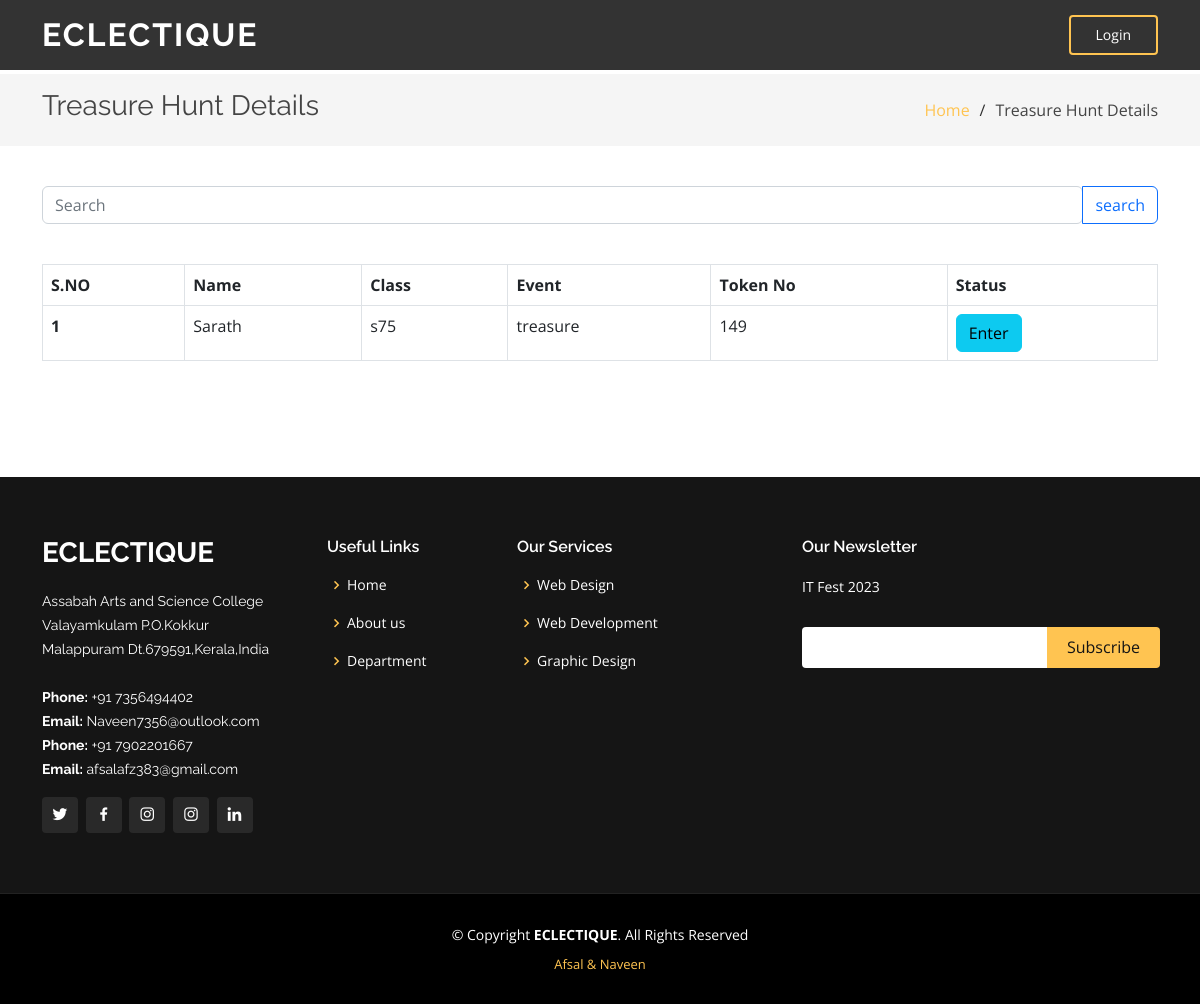
/treasure_view, run on the app's committed database.
### tables this page shows
CREATE TABLE user(user_id INTEGER PRIMARY KEY AUTOINCREMENT, name TEXT, class TEXT, event TEXT, status TEXT);

### app.py (the view)
@app.route("/treasure_view")
def treasure_view():
    res = db.execute("SELECT * FROM user WHERE event = ? ORDER BY status DESC", "treasure")
    return render_template("admin/treasure.html", data=res)

### templates/admin/treasure.html (shortened to what this page needs)
<!DOCTYPE html>
<html lang="en">
<head>
  <link href="/static/assets/vendor/aos/aos.css" rel="stylesheet">
  <link href="/static/assets/vendor/bootstrap/css/bootstrap.min.css" rel="stylesheet">
  <link href="/static/assets/vendor/bootstrap-icons/bootstrap-icons.css" rel="stylesheet">
  <link href="/static/assets/vendor/boxicons/css/boxicons.min.css" rel="stylesheet">
  <link href="/static/assets/vendor/glightbox/css/glightbox.min.css" rel="stylesheet">
  <link href="/static/assets/vendor/remixicon/remixicon.css" rel="stylesheet">
  <link href="/static/assets/vendor/swiper/swiper-bundle.min.css" rel="stylesheet">
  <link href="/static/assets/css/style.css" rel="stylesheet">
</head>
<body>
  <body>
    <header id="header" class="fixed-top header-inner-pages">
      <div class="container d-flex align-items-center justify-content-lg-between">
        <h1 class="logo me-auto me-lg-0"><a href="/">ECLECTIQUE</a></h1>
        <a href="#about" class="get-started-btn scrollto">Login</a>
      </div>
    </header>
    <main id="main">
      <section id="breadcrumbs" class="breadcrumbs">
        <div class="container">
          <div class="d-flex justify-content-between align-items-center">
            <h2>Treasure Hunt Details</h2>
            <ol>
              <li><a href="/">Home</a></li>
              <li>Treasure Hunt Details</li>
            </ol>
          </div>
        </div>
      </section>
      <section id="portfolio-details" class="portfolio-details">
        <div id="services" class="contact-area">
          <div class="contact-inner area-padding">
            <div class="container ">
              <div class="row">
                <form method="post" action="/treasure_view_post">
                  <div class="input-group">
                    <input type="search" name="name" class="form-control rounded" placeholder="Search" aria-label="Search" aria-describedby="search-addon" />
                    <button type="submit" class="btn btn-outline-primary">search</button>
                  </div>
                  <p>&nbsp;</p>
                  <div class="table-responsive">
                  <table class="table table-bordered">
                    <tr>
                      <th>S.NO</th>
                      <th>Name</th>
                      <th>Class</th>
                      <th>Event</th>
                      <th>Token No</th>
                      <th>Status</th>
                    </tr>
                    {% for i in data %}
                    <tr>
                      <th>{{loop.index}}&nbsp;</th>
                      <td>{{i["name"]}}&nbsp;</td>
                      <td>{{i["class"]}}&nbsp;</td>
                      <td>{{i["event"]}}</td>
                      <td>{{i["user_id"]}}</td>
                      <td>
                        {% if i.status == 'pending' %}
                        <a href="/t_participate/{{ i['user_id'] }}"><input class="btn btn-info" type="button" value="Enter"></a>
                        {% else %}
                        Participated
                        {% endif %}
                      </td>
                    </tr>
                    {% endfor %}
                  </table>
                </div>
                  <p>&nbsp;</p>
                  </form>
              </div>
            </div>
      </div>
       </div>
      </section>
    </main>
    <footer id="footer">
      <div class="footer-top">
        <div class="container">
          <div class="row">
            <div class="col-lg-3 col-md-6">
              <div class="footer-info">
                <h3>ECLECTIQUE</h3>
                <p>
                  Assabah Arts and Science College <br>
                  Valayamkulam P.O.Kokkur<br>
                  Malappuram Dt.679591,Kerala,India<br><br>
                  <strong>Phone:</strong> +91 7356494402<br>
                  <strong>Email:</strong> Naveen7356@outlook.com<br>
          <strong>Phone:</strong> +91 7902201667<br>
                  <strong>Email:</strong> afsalafz383@gmail.com<br>
                </p>
                <div class="social-links mt-3">
                  <a href="https://twitter.com/i/flow/login" class="twitter"><i class="bx bxl-twitter"></i></a>
                  <a href="https://www.facebook.com/naveen.c.7796" class="facebook"><i class="bx bxl-facebook"></i></a>
                  <a href="https://instagram.com/naveen_.c?igshid=YmMyMTA2M2Y=" class="instagram"><i class="bx bxl-instagram"></i></a>
                  <a href="#" class="instagram"><i class="bx bxl-instagram"></i></a>
                  <a href="https://www.linkedin.com/login" class="linkedin"><i class="bx bxl-linkedin"></i></a>
                </div>
              </div>
            </div>
            <div class="col-lg-2 col-md-6 footer-links">
              <h4>Useful Links</h4>
              <ul>
                <li><i class="bx bx-chevron-right"></i> <a href="#home">Home</a></li>
                <li><i class="bx bx-chevron-right"></i> <a href="#about">About us</a></li>
                <li><i class="bx bx-chevron-right"></i> <a href="http://www.assabahasc.org/computer-science-and-application.html">Department</a></li>
              </ul>
            </div>
            <div class="col-lg-3 col-md-6 footer-links">
              <h4>Our Services</h4>
              <ul>
                <li><i class="bx bx-chevron-right"></i> <a href="#">Web Design</a></li>
                <li><i class="bx bx-chevron-right"></i> <a href="#">Web Development</a></li>
                <li><i class="bx bx-chevron-right"></i> <a href="#">Graphic Design</a></li>
              </ul>
            </div>
            <div class="col-lg-4 col-md-6 footer-newsletter">
              <h4>Our Newsletter</h4>
              <p>IT Fest 2023</p>
              <form>
                <input type="email" name="email"><input type="submit" value="Subscribe">
              </form>
            </div>
          </div>
        </div>
      </div>
      <div class="container">
        <div class="copyright">
          &copy; Copyright <strong><span>ECLECTIQUE</span></strong>. All Rights Reserved
        </div>
        <div class="credits">
          <a href="https://instagram.com/naveen_.c?igshid=YmMyMTA2M2Y=">Afsal  & Naveen</a>
        </div>
      </div>
    </footer>
  </body>
  </html>

### static/assets/css/style.css (style rules this page uses)
body { font-family: "Open Sans", sans-serif; color: #444444; }
a { color: #ffc451; text-decoration: none; }
h1, h2, h3, h4, h5, h6 { font-family: "Raleway", sans-serif; }
#header { transition: all 0.5s; z-index: 997; padding: 15px 0; }
#header.header-scrolled, #header.header-inner-pages { background: rgba(0, 0, 0, 0.8); }
#header .logo { font-size: 32px; margin: 0; padding: 0; line-height: 1; font-weight: 700; letter-spacing: 2px; text-transform: uppercase; }
#header .logo a { color: #fff; }
.get-started-btn { color: #fff; border-radius: 4px; padding: 7px 25px 8px 25px; white-space: nowrap; transition: 0.3s; font-size: 14px; display: inline-block; border: 2px solid #ffc451; }
section { padding: 60px 0; overflow: hidden; }
.portfolio-details { padding-top: 40px; }
.breadcrumbs { padding: 15px 0; background: whitesmoke; min-height: 40px; margin-top: 74px; }
.breadcrumbs h2 { font-size: 28px; font-weight: 400; }
.breadcrumbs ol { display: flex; flex-wrap: wrap; list-style: none; padding: 0; margin: 0; }
.breadcrumbs ol li+li { padding-left: 10px; }
.breadcrumbs ol li+li::before { display: inline-block; padding-right: 10px; color: #2f2f2f; content: "/"; }
#footer { background: black; padding: 0 0 30px 0; color: #fff; font-size: 14px; }
#footer .footer-top { background: #151515; border-bottom: 1px solid #222222; padding: 60px 0 30px 0; }
#footer .footer-top .footer-info { margin-bottom: 30px; }
#footer .footer-top .footer-info h3 { font-size: 28px; margin: 0 0 20px 0; padding: 2px 0 2px 0; line-height: 1; font-weight: 700; text-transform: uppercase; }
#footer .footer-top .footer-info p { font-size: 14px; line-height: 24px; margin-bottom: 0; font-family: "Raleway", sans-serif; color: #fff; }
#footer .footer-top .social-links a { font-size: 18px; display: inline-block; background: #292929; color: #fff; line-height: 1; padding: 8px 0; margin-right: 4px; border-radius: 4px; text-align: center; width: 36px; height: 36px; transition: 0.3s; }
#footer .footer-top h4 { font-size: 16px; font-weight: 600; color: #fff; position: relative; padding-bottom: 12px; }
#footer .footer-top .footer-links { margin-bottom: 30px; }
#footer .footer-top .footer-links ul { list-style: none; padding: 0; margin: 0; }
#footer .footer-top .footer-links ul i { padding-right: 2px; color: #ffc451; font-size: 18px; line-height: 1; }
#footer .footer-top .footer-links ul li { padding: 10px 0; display: flex; align-items: center; }
#footer .footer-top .footer-links ul li:first-child { padding-top: 0; }
#footer .footer-top .footer-links ul a { color: #fff; transition: 0.3s; display: inline-block; line-height: 1; }
#footer .footer-top .footer-newsletter form { margin-top: 30px; background: #fff; padding: 6px 10px; position: relative; border-radius: 4px; }
#footer .footer-top .footer-newsletter form input[type=email] { border: 0; padding: 4px; width: calc(100% - 110px); }
#footer .footer-top .footer-newsletter form input[type=submit] { position: absolute; top: 0; right: -2px; bottom: 0; border: 0; background: none; font-size: 16px; padding: 0 20px; background: #ffc451; color: #151515; transition: 0.3s; border-radius: 0 4px 4px 0; }
#footer .copyright { text-align: center; padding-top: 30px; }
#footer .credits { padding-top: 10px; text-align: center; font-size: 13px; color: #fff; }

### data on the page
user: name "Sarath", class "s75", event "treasure", user_id "149"
